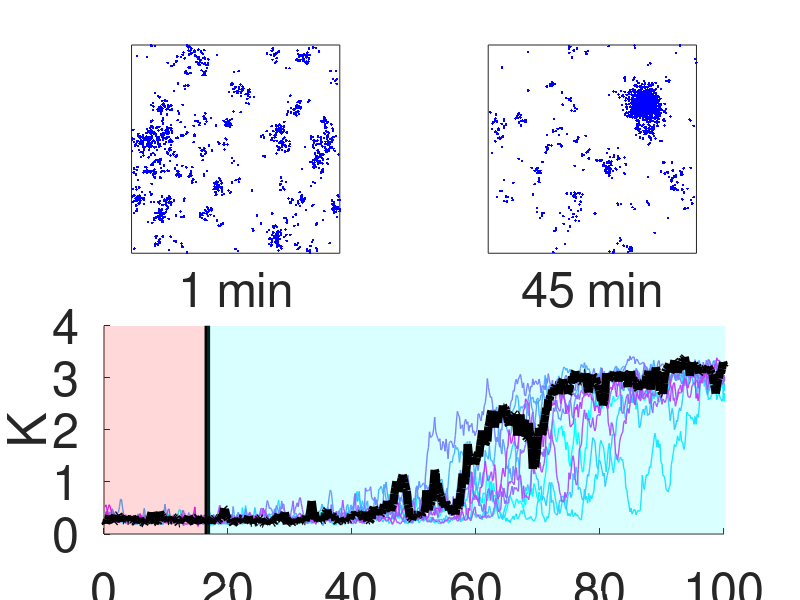

Write the MATLAB code that produced this figure.
% Simulations were performed with 3000 Cdc42, 170 Bem1-GEF, 30 Far1-GEF,
% and 2500 receptors, and the initial conditions were uniformly distributed 
% molecules. A 1 - 6 nM pheromone gradient was applied to the domain.

% Plot Ripley's K function values.
load('FigureData/Figure6B.mat')
seeds = 10;
% Color map for the plots.
cmap = cool(seeds);
% Time in the unit of minutes.
time = (0:10:8000)/60;
figure('units','pixels','position',[300 300 1000 800]); 
for j = 1:seeds
    subplot(2,2,[3,4]); hold on
    % Plot time series of K
    plot(time,K(j,:),'color',cmap(j, :),'linewidth',1)
end
% Mark the time point where uniform pheromone was switched to a pheromone
% gradient.
patch([0,0,1000/60,1000/60],[0,4,4,0],'r',...
    'edgecolor','r','facealpha',0.15,'edgealpha',0.15)
plot([1000/60,1000/60],[0,4],'k-','linewidth',4)
patch([8000/60,8000/60,1000/60,1000/60],[0,4,4,0],'c',...
    'edgecolor','c','facealpha',0.15,'edgealpha',0.15)
ylim([0,4])
xlim([0,6000/60])
xlabel('Time (min)')
ylabel('K')
set(gca,'fontsize',35)

% Mark one line of K in black and  plotted its snapshots of Cdc42-GTP
% at different time points. 
plot(time,K(10,:),'color','k','linewidth',6)
load('Coordinates/Figure6B_coordinates.mat')
L = 8.8623; % domain length
subplot(2,2,1)
plot(x_1,y_1,'b.')
xticks([]); yticks([]); ylim([0,L]); xlim([0,L]); axis square;
xlabel('1 min','fontsize',35)

subplot(2,2,2)
plot(x_2,y_2,'b.')
xticks([]); yticks([]); ylim([0,L]); xlim([0,L]); axis square;
xlabel('45 min','fontsize',35)
